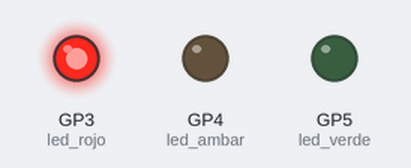
Simulated run of this program. Board: Raspberry Pi Pico running MicroPython. On the bench: output pins drawn as LEDs (lit = HIGH).

Above: at 2.5 s.
At 6.0 s:
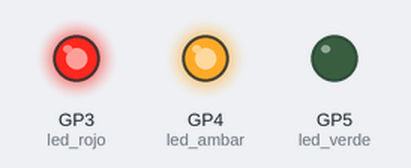
At 9.5 s:
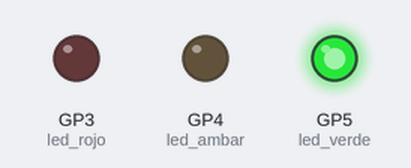
At 13.0 s:
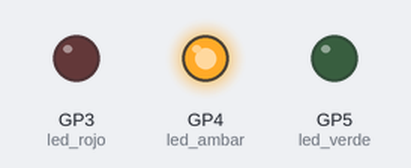
Timing chart, 0 to 18.2 s (numbered marks = the images above):
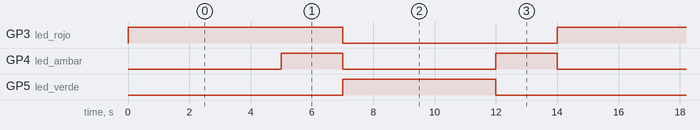

The program:

semaforo_solo_LEDs.py
```python
# --1--> Importar módulos necesarios
import machine
import utime # <--1--

# --2--> Configurar pines y asignar a variables
led_rojo = machine.Pin(3, machine.Pin.OUT)
led_ambar = machine.Pin(4, machine.Pin.OUT)
led_verde = machine.Pin(5, machine.Pin.OUT) # <--2--

while True:
    # --3--> Secuencia de encendido y apagado de los LEDs
    led_rojo.value(1)  # Enciende rojo
    utime.sleep(5)     # durante 5 segundos
    led_ambar.value(1) # Sin apagar rojo enciende ambas
    utime.sleep(2)     # durante 2 segundos
    led_rojo.value(0)  # apaga rojo
    led_ambar.value(0) # apaga ambar
    led_verde.value(1) # enciende verde
    utime.sleep(5)     # durante 5 segundos
    led_verde.value(0) # apaga verde
    led_ambar.value(1) # enciende ambar
    utime.sleep(2)     # durante 2 segundos
    led_ambar.value(0) # apaga ambar
    # <--3--
```

Measured:
- by itself, GP3 (led_rojo): alternates HIGH for 7.0 s and LOW for 7.0 s
- by itself, GP4 (led_ambar): alternates HIGH for 2.0 s and LOW for 5.0 s
- by itself, GP5 (led_verde): alternates HIGH for 5.0 s and LOW for 9.0 s
